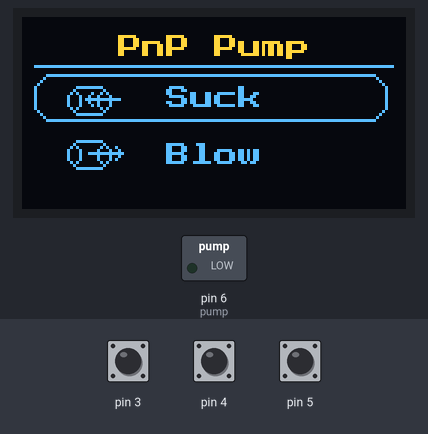
The sketch below on a simulated Arduino Uno, built with avr-gcc and run on an emulated ATmega328P. On the bench: 128×64 one-colour display, switched loads named in the sketch (green lamp = pin HIGH). Inputs (shaded band) come from the test bench; at power-on: pin 5 HIGH, pin 4 HIGH, pin 3 HIGH. The OLED is the two-colour kind (top 16 rows yellow); what the sketch prints to the serial monitor is not drawn.

Above: at 1.2 s.
1.3 s: pin 5 pulled LOW for 1 s
At 2.5 s:
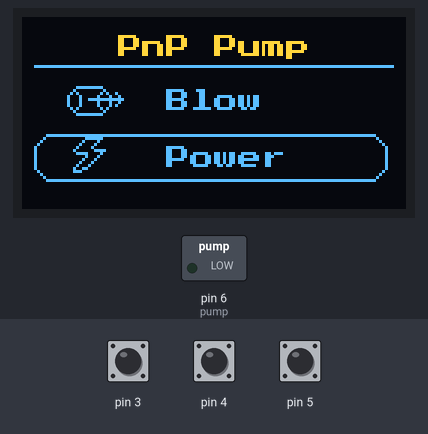
3.8 s: pin 4 pulled LOW for 1 s
At 5.8 s:
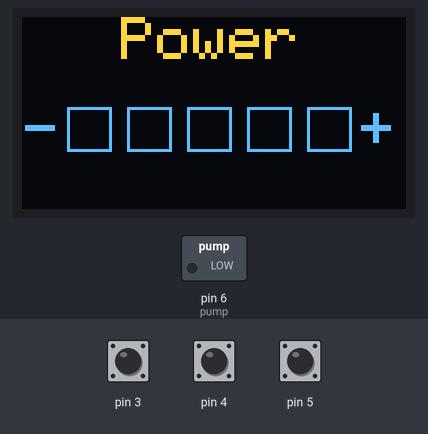
6.3 s: pin 5 pulled LOW for 0.15 s
At 7.6 s:
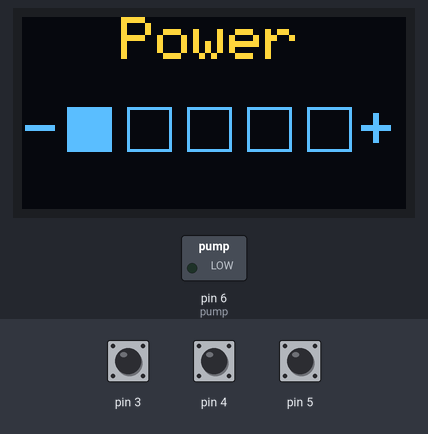
7.9 s: pin 5 pulled LOW for 3.2 s
At 9.8 s:
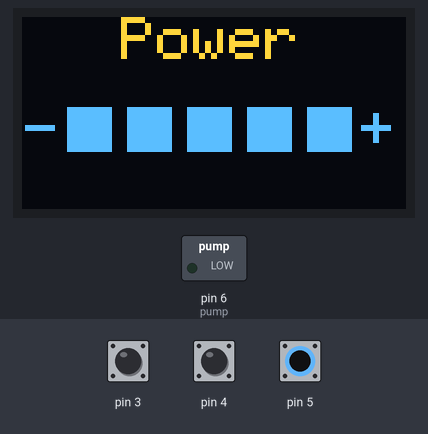
12.6 s: pin 3 pulled LOW for 0.15 s
At 13.8 s:
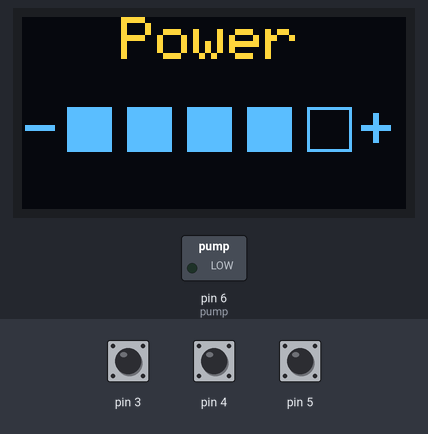
14.2 s: pin 3 pulled LOW for 1 s
At 14.41 s:
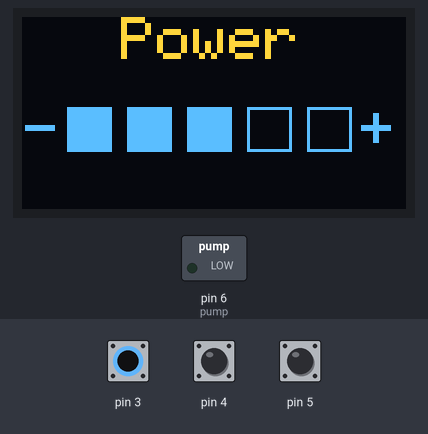
Timing chart, 0 to 17.2 s (numbered marks = the images above; inputs shaded):
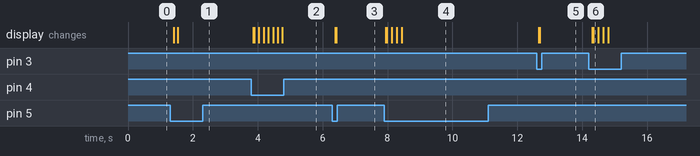

The sketch:

pages_demo.ino
```cpp
#include <Adafruit_GFX.h>
#include <Adafruit_SSD1306.h>
#include <Wire.h>
//#include <Adafruit_NeoPixel.h>

#define SCREEN_WIDTH 128
#define SCREEN_HEIGHT 64
#define RST_PIN   -1
#define PIN        2
#define NUMPIXELS  3

Adafruit_SSD1306 oled(SCREEN_WIDTH, SCREEN_HEIGHT, &Wire, RST_PIN);

//Adafruit_NeoPixel pixels(NUMPIXELS, PIN, NEO_GRB + NEO_KHZ800);


// 'page-1', 128x64px
const unsigned char page_1 [] PROGMEM = {
  0x00, 0x00, 0x00, 0x00, 0x00, 0x00, 0x00, 0x00, 0x00, 0x00, 0x00, 0x00, 0x00, 0x00, 0x00, 0x00,
  0x00, 0x00, 0x00, 0x00, 0x00, 0x00, 0x00, 0x00, 0x00, 0x00, 0x00, 0x00, 0x00, 0x00, 0x00, 0x00,
  0x00, 0x00, 0x00, 0x00, 0x00, 0x00, 0x00, 0x00, 0x00, 0x00, 0x00, 0x00, 0x00, 0x00, 0x00, 0x00,
  0x00, 0x00, 0x00, 0x00, 0x00, 0x00, 0x00, 0x00, 0x00, 0x00, 0x00, 0x00, 0x00, 0x00, 0x00, 0x00,
  0x00, 0x00, 0x00, 0x00, 0x00, 0x00, 0x00, 0x00, 0x00, 0x00, 0x00, 0x00, 0x00, 0x00, 0x00, 0x00,
  0x00, 0x00, 0x00, 0x00, 0x00, 0x00, 0x00, 0x00, 0x00, 0x00, 0x00, 0x00, 0x00, 0x00, 0x00, 0x00,
  0x00, 0x00, 0x00, 0x00, 0xfc, 0x00, 0xfc, 0x00, 0xfc, 0x00, 0x00, 0x00, 0x00, 0x00, 0x00, 0x00,
  0x00, 0x00, 0x00, 0x00, 0xc6, 0x00, 0xc6, 0x00, 0xc6, 0x00, 0x00, 0x00, 0x00, 0x00, 0x00, 0x00,
  0x00, 0x00, 0x00, 0x00, 0xc6, 0xfc, 0xc6, 0x00, 0xc6, 0xc6, 0xfc, 0xfc, 0x00, 0x00, 0x00, 0x00,
  0x00, 0x00, 0x00, 0x00, 0xc6, 0xc6, 0xc6, 0x00, 0xc6, 0xc6, 0xb6, 0xc6, 0x00, 0x00, 0x00, 0x00,
  0x00, 0x00, 0x00, 0x00, 0xfc, 0xc6, 0xfc, 0x00, 0xfc, 0xc6, 0xb6, 0xc6, 0x00, 0x00, 0x00, 0x00,
  0x00, 0x00, 0x00, 0x00, 0xc0, 0xc6, 0xc0, 0x00, 0xc0, 0xc6, 0xb6, 0xfc, 0x00, 0x00, 0x00, 0x00,
  0x00, 0x00, 0x00, 0x00, 0xc0, 0xc6, 0xc0, 0x00, 0xc0, 0x7e, 0xb6, 0xc0, 0x00, 0x00, 0x00, 0x00,
  0x00, 0x00, 0x00, 0x00, 0x00, 0x00, 0x00, 0x00, 0x00, 0x00, 0x00, 0xc0, 0x00, 0x00, 0x00, 0x00,
  0x00, 0x00, 0x00, 0x00, 0x00, 0x00, 0x00, 0x00, 0x00, 0x00, 0x00, 0x00, 0x00, 0x00, 0x00, 0x00,
  0x00, 0x00, 0x00, 0x00, 0x00, 0x00, 0x00, 0x00, 0x00, 0x00, 0x00, 0x00, 0x00, 0x00, 0x00, 0x00,
  0x0f, 0xff, 0xff, 0xff, 0xff, 0xff, 0xff, 0xff, 0xff, 0xff, 0xff, 0xff, 0xff, 0xff, 0xff, 0xf0,
  0x00, 0x00, 0x00, 0x00, 0x00, 0x00, 0x00, 0x00, 0x00, 0x00, 0x00, 0x00, 0x00, 0x00, 0x00, 0x00,
  0x00, 0x00, 0x00, 0x00, 0x00, 0x00, 0x00, 0x00, 0x00, 0x00, 0x00, 0x00, 0x00, 0x00, 0x00, 0x00,
  0x00, 0x00, 0x00, 0x00, 0x00, 0x00, 0x00, 0x00, 0x00, 0x00, 0x00, 0x00, 0x00, 0x00, 0x00, 0x00,
  0x00, 0x00, 0x00, 0x00, 0x00, 0x00, 0x00, 0x00, 0x00, 0x00, 0x00, 0x00, 0x00, 0x00, 0x00, 0x00,
  0x00, 0x00, 0x00, 0x00, 0x00, 0x00, 0x00, 0x00, 0x00, 0x00, 0x00, 0x00, 0x00, 0x00, 0x00, 0x00,
  0x00, 0x00, 0x00, 0x00, 0x00, 0x00, 0x00, 0x00, 0x00, 0x00, 0x00, 0x00, 0x00, 0x00, 0x00, 0x00,
  0x00, 0x00, 0x3f, 0xe0, 0x00, 0x00, 0x7c, 0x00, 0x00, 0xc0, 0x00, 0x00, 0x00, 0x00, 0x00, 0x00,
  0x00, 0x00, 0x40, 0x10, 0x00, 0x00, 0xc6, 0x00, 0x00, 0xc0, 0x00, 0x00, 0x00, 0x00, 0x00, 0x00,
  0x00, 0x00, 0xa1, 0x28, 0x00, 0x00, 0xc0, 0xc6, 0x7e, 0xc6, 0x00, 0x00, 0x00, 0x00, 0x00, 0x00,
  0x00, 0x01, 0x12, 0x44, 0x00, 0x00, 0x7c, 0xc6, 0xc0, 0xcc, 0x00, 0x00, 0x00, 0x00, 0x00, 0x00,
  0x00, 0x01, 0x17, 0xff, 0x80, 0x00, 0x06, 0xc6, 0xc0, 0xf8, 0x00, 0x00, 0x00, 0x00, 0x00, 0x00,
  0x00, 0x01, 0x12, 0x44, 0x00, 0x00, 0xc6, 0xc6, 0xc0, 0xcc, 0x00, 0x00, 0x00, 0x00, 0x00, 0x00,
  0x00, 0x01, 0x11, 0x44, 0x00, 0x00, 0x7c, 0x7e, 0x7e, 0xc6, 0x00, 0x00, 0x00, 0x00, 0x00, 0x00,
  0x00, 0x00, 0xa0, 0x28, 0x00, 0x00, 0x00, 0x00, 0x00, 0x00, 0x00, 0x00, 0x00, 0x00, 0x00, 0x00,
  0x00, 0x00, 0x40, 0x10, 0x00, 0x00, 0x00, 0x00, 0x00, 0x00, 0x00, 0x00, 0x00, 0x00, 0x00, 0x00,
  0x00, 0x00, 0x3f, 0xe0, 0x00, 0x00, 0x00, 0x00, 0x00, 0x00, 0x00, 0x00, 0x00, 0x00, 0x00, 0x00,
  0x00, 0x00, 0x00, 0x00, 0x00, 0x00, 0x00, 0x00, 0x00, 0x00, 0x00, 0x00, 0x00, 0x00, 0x00, 0x00,
  0x00, 0x00, 0x00, 0x00, 0x00, 0x00, 0x00, 0x00, 0x00, 0x00, 0x00, 0x00, 0x00, 0x00, 0x00, 0x00,
  0x00, 0x00, 0x00, 0x00, 0x00, 0x00, 0x00, 0x00, 0x00, 0x00, 0x00, 0x00, 0x00, 0x00, 0x00, 0x00,
  0x00, 0x00, 0x00, 0x00, 0x00, 0x00, 0x00, 0x00, 0x00, 0x00, 0x00, 0x00, 0x00, 0x00, 0x00, 0x00,
  0x00, 0x00, 0x00, 0x00, 0x00, 0x00, 0x00, 0x00, 0x00, 0x00, 0x00, 0x00, 0x00, 0x00, 0x00, 0x00,
  0x00, 0x00, 0x00, 0x00, 0x00, 0x00, 0x00, 0x00, 0x00, 0x00, 0x00, 0x00, 0x00, 0x00, 0x00, 0x00,
  0x00, 0x00, 0x00, 0x00, 0x00, 0x00, 0x00, 0x00, 0x00, 0x00, 0x00, 0x00, 0x00, 0x00, 0x00, 0x00,
  0x00, 0x00, 0x00, 0x00, 0x00, 0x00, 0x00, 0x00, 0x00, 0x00, 0x00, 0x00, 0x00, 0x00, 0x00, 0x00,
  0x00, 0x00, 0x3f, 0xe0, 0x00, 0x00, 0x00, 0x00, 0x00, 0x00, 0x00, 0x00, 0x00, 0x00, 0x00, 0x00,
  0x00, 0x00, 0x40, 0x10, 0x00, 0x00, 0xfc, 0x38, 0x00, 0x00, 0x00, 0x00, 0x00, 0x00, 0x00, 0x00,
  0x00, 0x00, 0xa0, 0x29, 0x00, 0x00, 0xc6, 0x18, 0x00, 0x00, 0x00, 0x00, 0x00, 0x00, 0x00, 0x00,
  0x00, 0x01, 0x10, 0x44, 0x80, 0x00, 0xc6, 0x18, 0x7c, 0xd6, 0x00, 0x00, 0x00, 0x00, 0x00, 0x00,
  0x00, 0x01, 0x13, 0xff, 0xc0, 0x00, 0xfc, 0x18, 0xc6, 0xd6, 0x00, 0x00, 0x00, 0x00, 0x00, 0x00,
  0x00, 0x01, 0x10, 0x44, 0x80, 0x00, 0xc6, 0x18, 0xc6, 0xd6, 0x00, 0x00, 0x00, 0x00, 0x00, 0x00,
  0x00, 0x01, 0x10, 0x45, 0x00, 0x00, 0xc6, 0x18, 0xc6, 0xd6, 0x00, 0x00, 0x00, 0x00, 0x00, 0x00,
  0x00, 0x00, 0xa0, 0x28, 0x00, 0x00, 0xfc, 0x7e, 0x7c, 0x6c, 0x00, 0x00, 0x00, 0x00, 0x00, 0x00,
  0x00, 0x00, 0x40, 0x10, 0x00, 0x00, 0x00, 0x00, 0x00, 0x00, 0x00, 0x00, 0x00, 0x00, 0x00, 0x00,
  0x00, 0x00, 0x3f, 0xe0, 0x00, 0x00, 0x00, 0x00, 0x00, 0x00, 0x00, 0x00, 0x00, 0x00, 0x00, 0x00,
  0x00, 0x00, 0x00, 0x00, 0x00, 0x00, 0x00, 0x00, 0x00, 0x00, 0x00, 0x00, 0x00, 0x00, 0x00, 0x00,
  0x00, 0x00, 0x00, 0x00, 0x00, 0x00, 0x00, 0x00, 0x00, 0x00, 0x00, 0x00, 0x00, 0x00, 0x00, 0x00,
  0x00, 0x00, 0x00, 0x00, 0x00, 0x00, 0x00, 0x00, 0x00, 0x00, 0x00, 0x00, 0x00, 0x00, 0x00, 0x00,
  0x00, 0x00, 0x00, 0x00, 0x00, 0x00, 0x00, 0x00, 0x00, 0x00, 0x00, 0x00, 0x00, 0x00, 0x00, 0x00,
  0x00, 0x00, 0x00, 0x00, 0x00, 0x00, 0x00, 0x00, 0x00, 0x00, 0x00, 0x00, 0x00, 0x00, 0x00, 0x00,
  0x00, 0x00, 0x00, 0x00, 0x00, 0x00, 0x00, 0x00, 0x00, 0x00, 0x00, 0x00, 0x00, 0x00, 0x00, 0x00,
  0x00, 0x00, 0x00, 0x00, 0x00, 0x00, 0x00, 0x00, 0x00, 0x00, 0x00, 0x00, 0x00, 0x00, 0x00, 0x00,
  0x00, 0x00, 0x00, 0x00, 0x00, 0x00, 0x00, 0x00, 0x00, 0x00, 0x00, 0x00, 0x00, 0x00, 0x00, 0x00,
  0x00, 0x00, 0x00, 0x00, 0x00, 0x00, 0x00, 0x00, 0x00, 0x00, 0x00, 0x00, 0x00, 0x00, 0x00, 0x00,
  0x00, 0x00, 0x00, 0x00, 0x00, 0x00, 0x00, 0x00, 0x00, 0x00, 0x00, 0x00, 0x00, 0x00, 0x00, 0x00,
  0x00, 0x00, 0x00, 0x00, 0x00, 0x00, 0x00, 0x00, 0x00, 0x00, 0x00, 0x00, 0x00, 0x00, 0x00, 0x00,
  0x00, 0x00, 0x00, 0x00, 0x00, 0x00, 0x00, 0x00, 0x00, 0x00, 0x00, 0x00, 0x00, 0x00, 0x00, 0x00,
  0x00, 0x00, 0x00, 0x00, 0x00, 0x00, 0x00, 0x00, 0x00, 0x00, 0x00, 0x00, 0x00, 0x00, 0x00, 0x00
};

const unsigned char page_2 [] PROGMEM = {
  0x00, 0x00, 0x00, 0x00, 0x00, 0x00, 0x00, 0x00, 0x00, 0x00, 0x00, 0x00, 0x00, 0x00, 0x00, 0x00,
  0x00, 0x00, 0x00, 0x00, 0x00, 0x00, 0x00, 0x00, 0x00, 0x00, 0x00, 0x00, 0x00, 0x00, 0x00, 0x00,
  0x00, 0x00, 0x00, 0x00, 0x00, 0x00, 0x00, 0x00, 0x00, 0x00, 0x00, 0x00, 0x00, 0x00, 0x00, 0x00,
  0x00, 0x00, 0x00, 0x00, 0x00, 0x00, 0x00, 0x00, 0x00, 0x00, 0x00, 0x00, 0x00, 0x00, 0x00, 0x00,
  0x00, 0x00, 0x00, 0x00, 0x00, 0x00, 0x00, 0x00, 0x00, 0x00, 0x00, 0x00, 0x00, 0x00, 0x00, 0x00,
  0x00, 0x00, 0x00, 0x00, 0x00, 0x00, 0x00, 0x00, 0x00, 0x00, 0x00, 0x00, 0x00, 0x00, 0x00, 0x00,
  0x00, 0x00, 0x00, 0x00, 0xfc, 0x00, 0xfc, 0x00, 0xfc, 0x00, 0x00, 0x00, 0x00, 0x00, 0x00, 0x00,
  0x00, 0x00, 0x00, 0x00, 0xc6, 0x00, 0xc6, 0x00, 0xc6, 0x00, 0x00, 0x00, 0x00, 0x00, 0x00, 0x00,
  0x00, 0x00, 0x00, 0x00, 0xc6, 0xfc, 0xc6, 0x00, 0xc6, 0xc6, 0xfc, 0xfc, 0x00, 0x00, 0x00, 0x00,
  0x00, 0x00, 0x00, 0x00, 0xc6, 0xc6, 0xc6, 0x00, 0xc6, 0xc6, 0xb6, 0xc6, 0x00, 0x00, 0x00, 0x00,
  0x00, 0x00, 0x00, 0x00, 0xfc, 0xc6, 0xfc, 0x00, 0xfc, 0xc6, 0xb6, 0xc6, 0x00, 0x00, 0x00, 0x00,
  0x00, 0x00, 0x00, 0x00, 0xc0, 0xc6, 0xc0, 0x00, 0xc0, 0xc6, 0xb6, 0xfc, 0x00, 0x00, 0x00, 0x00,
  0x00, 0x00, 0x00, 0x00, 0xc0, 0xc6, 0xc0, 0x00, 0xc0, 0x7e, 0xb6, 0xc0, 0x00, 0x00, 0x00, 0x00,
  0x00, 0x00, 0x00, 0x00, 0x00, 0x00, 0x00, 0x00, 0x00, 0x00, 0x00, 0xc0, 0x00, 0x00, 0x00, 0x00,
  0x00, 0x00, 0x00, 0x00, 0x00, 0x00, 0x00, 0x00, 0x00, 0x00, 0x00, 0x00, 0x00, 0x00, 0x00, 0x00,
  0x00, 0x00, 0x00, 0x00, 0x00, 0x00, 0x00, 0x00, 0x00, 0x00, 0x00, 0x00, 0x00, 0x00, 0x00, 0x00,
  0x0f, 0xff, 0xff, 0xff, 0xff, 0xff, 0xff, 0xff, 0xff, 0xff, 0xff, 0xff, 0xff, 0xff, 0xff, 0xf0,
  0x00, 0x00, 0x00, 0x00, 0x00, 0x00, 0x00, 0x00, 0x00, 0x00, 0x00, 0x00, 0x00, 0x00, 0x00, 0x00,
  0x00, 0x00, 0x00, 0x00, 0x00, 0x00, 0x00, 0x00, 0x00, 0x00, 0x00, 0x00, 0x00, 0x00, 0x00, 0x00,
  0x00, 0x00, 0x00, 0x00, 0x00, 0x00, 0x00, 0x00, 0x00, 0x00, 0x00, 0x00, 0x00, 0x00, 0x00, 0x00,
  0x00, 0x00, 0x00, 0x00, 0x00, 0x00, 0x00, 0x00, 0x00, 0x00, 0x00, 0x00, 0x00, 0x00, 0x00, 0x00,
  0x00, 0x00, 0x00, 0x00, 0x00, 0x00, 0x00, 0x00, 0x00, 0x00, 0x00, 0x00, 0x00, 0x00, 0x00, 0x00,
  0x00, 0x00, 0x00, 0x00, 0x00, 0x00, 0x00, 0x00, 0x00, 0x00, 0x00, 0x00, 0x00, 0x00, 0x00, 0x00,
  0x00, 0x00, 0x3f, 0xe0, 0x00, 0x00, 0x00, 0x00, 0x00, 0x00, 0x00, 0x00, 0x00, 0x00, 0x00, 0x00,
  0x00, 0x00, 0x40, 0x10, 0x00, 0x00, 0xfc, 0x38, 0x00, 0x00, 0x00, 0x00, 0x00, 0x00, 0x00, 0x00,
  0x00, 0x00, 0xa0, 0x29, 0x00, 0x00, 0xc6, 0x18, 0x00, 0x00, 0x00, 0x00, 0x00, 0x00, 0x00, 0x00,
  0x00, 0x01, 0x10, 0x44, 0x80, 0x00, 0xc6, 0x18, 0x7c, 0xd6, 0x00, 0x00, 0x00, 0x00, 0x00, 0x00,
  0x00, 0x01, 0x13, 0xff, 0xc0, 0x00, 0xfc, 0x18, 0xc6, 0xd6, 0x00, 0x00, 0x00, 0x00, 0x00, 0x00,
  0x00, 0x01, 0x10, 0x44, 0x80, 0x00, 0xc6, 0x18, 0xc6, 0xd6, 0x00, 0x00, 0x00, 0x00, 0x00, 0x00,
  0x00, 0x01, 0x10, 0x45, 0x00, 0x00, 0xc6, 0x18, 0xc6, 0xd6, 0x00, 0x00, 0x00, 0x00, 0x00, 0x00,
  0x00, 0x00, 0xa0, 0x28, 0x00, 0x00, 0xfc, 0x7e, 0x7c, 0x6c, 0x00, 0x00, 0x00, 0x00, 0x00, 0x00,
  0x00, 0x00, 0x40, 0x10, 0x00, 0x00, 0x00, 0x00, 0x00, 0x00, 0x00, 0x00, 0x00, 0x00, 0x00, 0x00,
  0x00, 0x00, 0x3f, 0xe0, 0x00, 0x00, 0x00, 0x00, 0x00, 0x00, 0x00, 0x00, 0x00, 0x00, 0x00, 0x00,
  0x00, 0x00, 0x00, 0x00, 0x00, 0x00, 0x00, 0x00, 0x00, 0x00, 0x00, 0x00, 0x00, 0x00, 0x00, 0x00,
  0x00, 0x00, 0x00, 0x00, 0x00, 0x00, 0x00, 0x00, 0x00, 0x00, 0x00, 0x00, 0x00, 0x00, 0x00, 0x00,
  0x00, 0x00, 0x00, 0x00, 0x00, 0x00, 0x00, 0x00, 0x00, 0x00, 0x00, 0x00, 0x00, 0x00, 0x00, 0x00,
  0x00, 0x00, 0x00, 0x00, 0x00, 0x00, 0x00, 0x00, 0x00, 0x00, 0x00, 0x00, 0x00, 0x00, 0x00, 0x00,
  0x00, 0x00, 0x00, 0x00, 0x00, 0x00, 0x00, 0x00, 0x00, 0x00, 0x00, 0x00, 0x00, 0x00, 0x00, 0x00,
  0x00, 0x00, 0x00, 0x00, 0x00, 0x00, 0x00, 0x00, 0x00, 0x00, 0x00, 0x00, 0x00, 0x00, 0x00, 0x00,
  0x00, 0x00, 0x00, 0x00, 0x00, 0x00, 0x00, 0x00, 0x00, 0x00, 0x00, 0x00, 0x00, 0x00, 0x00, 0x00,
  0x00, 0x00, 0x07, 0xe0, 0x00, 0x00, 0x00, 0x00, 0x00, 0x00, 0x00, 0x00, 0x00, 0x00, 0x00, 0x00,
  0x00, 0x00, 0x08, 0x40, 0x00, 0x00, 0x00, 0x00, 0x00, 0x00, 0x00, 0x00, 0x00, 0x00, 0x00, 0x00,
  0x00, 0x00, 0x10, 0x80, 0x00, 0x00, 0x00, 0x00, 0x00, 0x00, 0x00, 0x00, 0x00, 0x00, 0x00, 0x00,
  0x00, 0x00, 0x21, 0x00, 0x00, 0x00, 0xfc, 0x00, 0x00, 0x00, 0x00, 0x00, 0x00, 0x00, 0x00, 0x00,
  0x00, 0x00, 0x40, 0xf0, 0x00, 0x00, 0xc6, 0x00, 0x00, 0x00, 0x00, 0x00, 0x00, 0x00, 0x00, 0x00,
  0x00, 0x00, 0x3c, 0x20, 0x00, 0x00, 0xc6, 0x7c, 0xd6, 0x7c, 0x6e, 0x00, 0x00, 0x00, 0x00, 0x00,
  0x00, 0x00, 0x04, 0x40, 0x00, 0x00, 0xc6, 0xc6, 0xd6, 0xc6, 0x70, 0x00, 0x00, 0x00, 0x00, 0x00,
  0x00, 0x00, 0x08, 0x80, 0x00, 0x00, 0xfc, 0xc6, 0xd6, 0xfe, 0x60, 0x00, 0x00, 0x00, 0x00, 0x00,
  0x00, 0x00, 0x11, 0x00, 0x00, 0x00, 0xc0, 0xc6, 0xd6, 0xc0, 0x60, 0x00, 0x00, 0x00, 0x00, 0x00,
  0x00, 0x00, 0x22, 0x00, 0x00, 0x00, 0xc0, 0x7c, 0x6c, 0x7c, 0x60, 0x00, 0x00, 0x00, 0x00, 0x00,
  0x00, 0x00, 0x4c, 0x00, 0x00, 0x00, 0x00, 0x00, 0x00, 0x00, 0x00, 0x00, 0x00, 0x00, 0x00, 0x00,
  0x00, 0x00, 0x70, 0x00, 0x00, 0x00, 0x00, 0x00, 0x00, 0x00, 0x00, 0x00, 0x00, 0x00, 0x00, 0x00,
  0x00, 0x00, 0x00, 0x00, 0x00, 0x00, 0x00, 0x00, 0x00, 0x00, 0x00, 0x00, 0x00, 0x00, 0x00, 0x00,
  0x00, 0x00, 0x00, 0x00, 0x00, 0x00, 0x00, 0x00, 0x00, 0x00, 0x00, 0x00, 0x00, 0x00, 0x00, 0x00,
  0x00, 0x00, 0x00, 0x00, 0x00, 0x00, 0x00, 0x00, 0x00, 0x00, 0x00, 0x00, 0x00, 0x00, 0x00, 0x00,
  0x00, 0x00, 0x00, 0x00, 0x00, 0x00, 0x00, 0x00, 0x00, 0x00, 0x00, 0x00, 0x00, 0x00, 0x00, 0x00,
  0x00, 0x00, 0x00, 0x00, 0x00, 0x00, 0x00, 0x00, 0x00, 0x00, 0x00, 0x00, 0x00, 0x00, 0x00, 0x00,
  0x00, 0x00, 0x00, 0x00, 0x00, 0x00, 0x00, 0x00, 0x00, 0x00, 0x00, 0x00, 0x00, 0x00, 0x00, 0x00,
  0x00, 0x00, 0x00, 0x00, 0x00, 0x00, 0x00, 0x00, 0x00, 0x00, 0x00, 0x00, 0x00, 0x00, 0x00, 0x00,
  0x00, 0x00, 0x00, 0x00, 0x00, 0x00, 0x00, 0x00, 0x00, 0x00, 0x00, 0x00, 0x00, 0x00, 0x00, 0x00,
  0x00, 0x00, 0x00, 0x00, 0x00, 0x00, 0x00, 0x00, 0x00, 0x00, 0x00, 0x00, 0x00, 0x00, 0x00, 0x00,
  0x00, 0x00, 0x00, 0x00, 0x00, 0x00, 0x00, 0x00, 0x00, 0x00, 0x00, 0x00, 0x00, 0x00, 0x00, 0x00,
  0x00, 0x00, 0x00, 0x00, 0x00, 0x00, 0x00, 0x00, 0x00, 0x00, 0x00, 0x00, 0x00, 0x00, 0x00, 0x00,
  0x00, 0x00, 0x00, 0x00, 0x00, 0x00, 0x00, 0x00, 0x00, 0x00, 0x00, 0x00, 0x00, 0x00, 0x00, 0x00
};

// BAR DIMENSIONS 119px X 16px
const unsigned char bar [] PROGMEM = {
  0x0f, 0xff, 0xff, 0xff, 0xff, 0xff, 0xff, 0xff, 0xff, 0xff, 0xff, 0xff, 0xff, 0xff, 0xc0, 0x10,
  0x00, 0x00, 0x00, 0x00, 0x00, 0x00, 0x00, 0x00, 0x00, 0x00, 0x00, 0x00, 0x00, 0x20, 0x20, 0x00,
  0x00, 0x00, 0x00, 0x00, 0x00, 0x00, 0x00, 0x00, 0x00, 0x00, 0x00, 0x00, 0x10, 0x40, 0x00, 0x00,
  0x00, 0x00, 0x00, 0x00, 0x00, 0x00, 0x00, 0x00, 0x00, 0x00, 0x00, 0x08, 0x80, 0x00, 0x00, 0x00,
  0x00, 0x00, 0x00, 0x00, 0x00, 0x00, 0x00, 0x00, 0x00, 0x00, 0x04, 0x80, 0x00, 0x00, 0x00, 0x00,
  0x00, 0x00, 0x00, 0x00, 0x00, 0x00, 0x00, 0x00, 0x00, 0x04, 0x80, 0x00, 0x00, 0x00, 0x00, 0x00,
  0x00, 0x00, 0x00, 0x00, 0x00, 0x00, 0x00, 0x00, 0x04, 0x80, 0x00, 0x00, 0x00, 0x00, 0x00, 0x00,
  0x00, 0x00, 0x00, 0x00, 0x00, 0x00, 0x00, 0x04, 0x80, 0x00, 0x00, 0x00, 0x00, 0x00, 0x00, 0x00,
  0x00, 0x00, 0x00, 0x00, 0x00, 0x00, 0x04, 0x80, 0x00, 0x00, 0x00, 0x00, 0x00, 0x00, 0x00, 0x00,
  0x00, 0x00, 0x00, 0x00, 0x00, 0x04, 0x80, 0x00, 0x00, 0x00, 0x00, 0x00, 0x00, 0x00, 0x00, 0x00,
  0x00, 0x00, 0x00, 0x00, 0x04, 0x80, 0x00, 0x00, 0x00, 0x00, 0x00, 0x00, 0x00, 0x00, 0x00, 0x00,
  0x00, 0x00, 0x00, 0x04, 0x40, 0x00, 0x00, 0x00, 0x00, 0x00, 0x00, 0x00, 0x00, 0x00, 0x00, 0x00,
  0x00, 0x00, 0x08, 0x20, 0x00, 0x00, 0x00, 0x00, 0x00, 0x00, 0x00, 0x00, 0x00, 0x00, 0x00, 0x00,
  0x00, 0x10, 0x10, 0x00, 0x00, 0x00, 0x00, 0x00, 0x00, 0x00, 0x00, 0x00, 0x00, 0x00, 0x00, 0x00,
  0x20, 0x0f, 0xff, 0xff, 0xff, 0xff, 0xff, 0xff, 0xff, 0xff, 0xff, 0xff, 0xff, 0xff, 0xff, 0xc0
};


// Array of all bitmaps for convenience. (Total bytes used to store images in PROGMEM = 1040)
// const int page_all_LEN = 3;
const unsigned char* page_all[4] = {
  page_1,
  page_1,
  page_1,
  page_2
};

int btn_1;
int btn_2;
int btn_3;

int counter = 1;
int powr = 1;
bool power = false;

const int pump = 6; //Vacuum pump, activates when HIGH is applied!
//const int pedal = 7; //Foot pedal, input pullup mode!

void powerMenu(int pwr) {
  oled.clearDisplay();
  oled.setTextColor(WHITE);
  oled.setTextSize(2);
  oled.setCursor(33, 0);
  oled.print("Power");
  oled.setTextSize(2);
  oled.setCursor(1, 30);
  oled.print("-");
  oled.setCursor(113, 30);
  oled.print("+");
  oled.display();
  switch (pwr) {
    case 1:
      oled.drawRect(15, 30, 15, 15, WHITE);
      oled.drawRect(35, 30, 15, 15, WHITE);
      oled.drawRect(55, 30, 15, 15, WHITE);
      oled.drawRect(75, 30, 15, 15, WHITE);
      oled.drawRect(95, 30, 15, 15, WHITE);
      //pixels.setPixelColor(0, pixels.Color(0, 0, 0));
      //pixels.setPixelColor(1, pixels.Color(0, 0, 0));
      //pixels.setPixelColor(2, pixels.Color(0, 0, 0));
      //analogWrite(pump, 0);
      break;
    case 2:
      oled.fillRect(15, 30, 15, 15, WHITE);
      oled.drawRect(35, 30, 15, 15, WHITE);
      oled.drawRect(55, 30, 15, 15, WHITE);
      oled.drawRect(75, 30, 15, 15, WHITE);
      oled.drawRect(95, 30, 15, 15, WHITE);
      //pixels.setPixelColor(0, pixels.Color(0, 100, 0));
      //pixels.setPixelColor(1, pixels.Color(0, 0, 0));
      //pixels.setPixelColor(2, pixels.Color(0, 0, 0));
      /*if (digitalRead(pedal) == LOW) {
        analogWrite(pump, 80);
        return;
      }
      else {
        analogWrite(pump, 0);
      } */
      break;
    case 3:
      oled.fillRect(15, 30, 15, 15, WHITE);
      oled.fillRect(35, 30, 15, 15, WHITE);
      oled.drawRect(55, 30, 15, 15, WHITE);
      oled.drawRect(75, 30, 15, 15, WHITE);
      oled.drawRect(95, 30, 15, 15, WHITE);
      //pixels.setPixelColor(0, pixels.Color(0, 100, 0));
      //pixels.setPixelColor(1, pixels.Color(50, 50, 0));
      //pixels.setPixelColor(2, pixels.Color(0, 0, 0));
      /*if (digitalRead(pedal) == LOW) {
        analogWrite(pump, 135);
        return;
      }
      else {
        analogWrite(pump, 0);
      } */
      break;
    case 4:
      oled.fillRect(15, 30, 15, 15, WHITE);
      oled.fillRect(35, 30, 15, 15, WHITE);
      oled.fillRect(55, 30, 15, 15, WHITE);
      oled.drawRect(75, 30, 15, 15, WHITE);
      oled.drawRect(95, 30, 15, 15, WHITE);
      //pixels.setPixelColor(0, pixels.Color(0, 100, 0));
      //pixels.setPixelColor(1, pixels.Color(150, 100, 0));
      //pixels.setPixelColor(2, pixels.Color(0, 0, 0));
      /*if (digitalRead(pedal) == LOW) {
        analogWrite(pump, 175);
        return;
      }
      else {
        analogWrite(pump, 0);
      } */
      break;
    case 5:
      oled.fillRect(15, 30, 15, 15, WHITE);
      oled.fillRect(35, 30, 15, 15, WHITE);
      oled.fillRect(55, 30, 15, 15, WHITE);
      oled.fillRect(75, 30, 15, 15, WHITE);
      oled.drawRect(95, 30, 15, 15, WHITE);
      //pixels.setPixelColor(0, pixels.Color(0, 100, 0));
      //pixels.setPixelColor(1, pixels.Color(150, 100, 0));
      //pixels.setPixelColor(2, pixels.Color(80, 20, 0));
      /*if (digitalRead(pedal) == LOW) {
        analogWrite(pump, 225);
        return;
      }
      else {
        analogWrite(pump, 0);
      }*/
      break;
    case 6:
      oled.fillRect(15, 30, 15, 15, WHITE);
      oled.fillRect(35, 30, 15, 15, WHITE);
      oled.fillRect(55, 30, 15, 15, WHITE);
      oled.fillRect(75, 30, 15, 15, WHITE);
      oled.fillRect(95, 30, 15, 15, WHITE);
      //pixels.setPixelColor(0, pixels.Color(0, 100, 0));
      //pixels.setPixelColor(1, pixels.Color(150, 100, 0));
      //pixels.setPixelColor(2, pixels.Color(100, 0, 0));
      /*if (digitalRead(pedal) == LOW) {
        analogWrite(pump, 255);
        return;
      }
      else {
        analogWrite(pump, 0);
      }*/
      break;
  }
  oled.display();
  //pixels.show();
}

void setup() {
  if (!oled.begin(SSD1306_SWITCHCAPVCC, 0x3C)) for (;;);
  Serial.begin(9600);

  //pixels.begin();
  //pixels.clear();

  pinMode(3, INPUT_PULLUP);
  pinMode(5, INPUT_PULLUP);
  pinMode(4, INPUT_PULLUP);
  //pinMode(pedal, INPUT_PULLUP);
  pinMode(pump, OUTPUT);

  oled.clearDisplay();
  oled.drawBitmap(0, 0, page_1, 128, 64, WHITE);
  oled.drawBitmap(4, (counter * 19), bar, 119, 16, WHITE);
  oled.display();
}

void drawMenu() {
      oled.clearDisplay();
      oled.drawBitmap(4, (counter < 2 ? counter * 19 : 39), bar, 119, 16, WHITE);
      oled.drawBitmap(0, 0, page_all[counter], 128, 64, WHITE);
      oled.display();
}
void loop() {
  btn_1 = digitalRead(5);
  btn_3 = digitalRead(4);
  btn_2 = digitalRead(3);

  if (btn_1 == LOW) {
    if (power == false && counter < 3 && counter >= 1) {
      counter += 1;
      drawMenu();
      Serial.println(counter);
    }
    else if (power == true && powr < 6) {
      powr += 1;
      powerMenu(powr);
    }

  } else if (btn_2 == LOW) {
    if (power == false && counter > 1) {
      counter -= 1;
      drawMenu();
      Serial.println(counter);
    }
    else if (power == true && powr > 1) {
      powr -= 1;
      powerMenu(powr);
    }
  } else if (btn_3 == LOW) {
    if (counter == 3) {
      power = !power;
      power ? powerMenu(powr) : drawMenu();
    }
  }

  delay(100);
}
```

Measured:
- after the input at 1.3 s, the display: first changes after 0.10 s (image 1 shows a later state)
- after the input at 3.8 s, the display: first changes after 0.07 s (image 2 shows a later state)
- after the input at 6.3 s, the display: first changes after 0.09 s (image 3 shows a later state)
- after the input at 7.9 s, the display: first changes at once (image 4 shows a later state)
- after the input at 12.6 s, the display: first changes after 0.06 s (image 5 shows a later state)
- after the input at 14.2 s, the display: first changes after 0.11 s (image 6 shows a later state)
